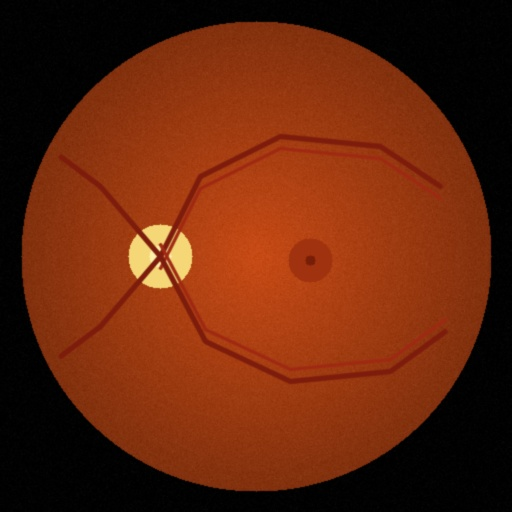
%> input picture backend/sample_images/normal_retina.jpg, 512 x 512 px
$ octave retinal_preprocessing.m   (GNU Octave 9; MATLAB toolbox functions it lacks are replaced by stand-ins)
%> lines starting %> are read from the running program, lines starting %| are printed output that depends on the picture
%% ========================================================================
% NETRA AI: RETINAL IMAGE PREPROCESSING & VESSEL EXTRACTION PIPELINE
% Clinical Research & Mathematical Modeling
% ========================================================================

clc; clear; close all;
fprintf('Running Netra AI Retinal Preprocessing Pipeline in MATLAB...\\n');

%% 1. Read Fundus Image
% Simulates loading digital fundus photograph (ODIR/Messidor dataset format)
img_file = '../backend/sample_images/normal_retina.jpg';
if exist(img_file, 'file') == 2
    I = imread(img_file);
%> I is the input picture: size 512x512x3 uint8; mean R, G, B 101.1, 38.4, 11.8
else
    I = imread('peppers.png'); % Fallback test image
end

figure('Name', 'Netra AI Preprocessing Stages', 'Position', [100, 100, 1100, 650]);
subplot(2, 3, 1);
imshow(I);
title('1. Raw Ocular Fundus Input');

%% 2. Green Channel Isolation
% The green channel exhibits maximal absorption difference between
% blood vessels (hemoglobin) and retinal background pigment epithelium.
G = I(:, :, 2);
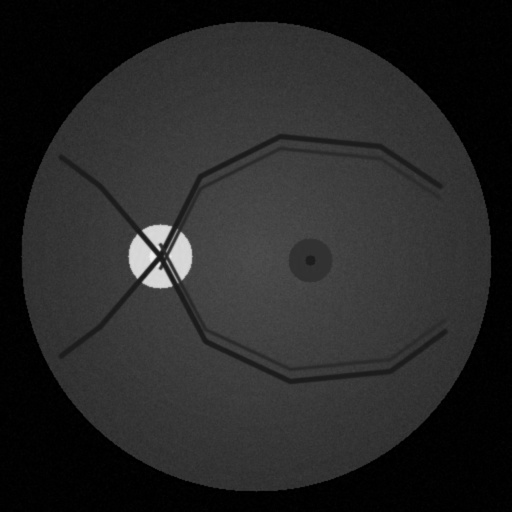
%> G: size 512x512 uint8; min 0, max 242, mean 38.4
subplot(2, 3, 2);
imshow(G);
title('2. Green Channel Extraction');

%% 3. Contrast Limited Adaptive Histogram Equalization (CLAHE)
% Amplifies local micro-contrast of microaneurysms without over-amplifying noise
G_clahe = adapthisteq(G, 'ClipLimit', 0.025, 'Distribution', 'rayleigh', 'NumTiles', [8 8]);
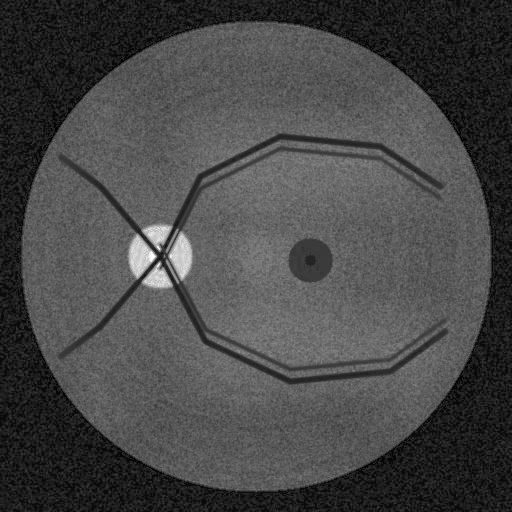
%> G_clahe: size 512x512 uint8; min 0, max 255, mean 71
subplot(2, 3, 3);
imshow(G_clahe);
title('3. Rayleigh CLAHE Equalization');

%% 4. Bilateral Edge-Preserving Denoising
G_denoised = imbilatfilt(G_clahe, 150, 3.5);
subplot(2, 3, 4);
imshow(G_denoised);
title('4. Bilateral Edge-Preserving Filter');

%% 5. Multidirectional Gabor Filtering for Retinal Vasculature
wavelengths = [3 5 8];
orientations = 0:30:150;
%> (the run ends here)
